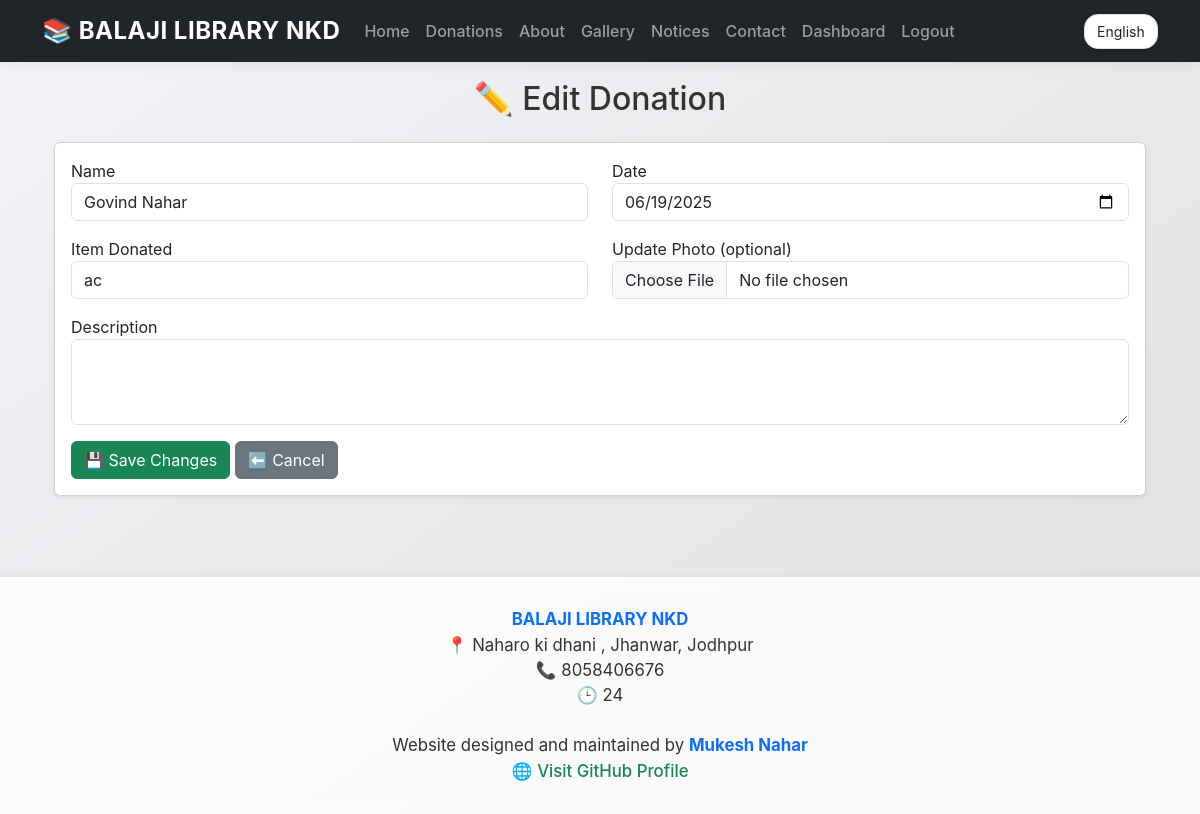
The app's page /donation/edit/2 (signed in) with its own data.
### tables this page shows
CREATE TABLE settings (
    id INTEGER PRIMARY KEY AUTOINCREMENT,
    total_seats INTEGER DEFAULT 60
, library_name TEXT, library_address TEXT, library_phone TEXT, opening_hours TEXT, about TEXT);

CREATE TABLE donations (
    id INTEGER PRIMARY KEY AUTOINCREMENT,
    name TEXT NOT NULL,
    date TEXT NOT NULL,
    item TEXT NOT NULL,
    description TEXT,
    photo TEXT
, is_deleted INTEGER DEFAULT 0);

### app.py (the view, shortened to what this page needs)
@app.route('/donation/edit/<int:donation_id>', methods=['GET', 'POST'])
def edit_donation(donation_id):
    if 'admin' not in session:
        flash("Admin access required!", "danger")
        return redirect(url_for('donations'))
    conn = sqlite3.connect(DB_PATH)
    cur = conn.cursor()
    cur.execute("SELECT * FROM donations WHERE id = ?", (donation_id,))
    donation = cur.fetchone()
    if not donation:
        flash("Donation not found.", "warning")
        return redirect(url_for('donations'))
    conn.close()
    return render_template('edit_donation.html', donation=donation)

### app.py (called while the page is built)
@app.context_processor
def inject_library_settings():
    conn = sqlite3.connect(DB_PATH)
    conn.row_factory = sqlite3.Row
    cur = conn.cursor()
    cur.execute("SELECT * FROM settings LIMIT 1")
    settings = cur.fetchone()
    conn.close()
    return dict(library_settings=settings)

### templates/edit_donation.html
{% extends "layout.html" %}
{% block content %}
<div class="container my-5">
  <h2 class="text-center mb-4">✏️ Edit Donation</h2>
  <div class="card shadow-sm">
    <div class="card-body">
      <form method="POST" enctype="multipart/form-data">
        <div class="row">
          <div class="col-md-6 mb-3">
            <label>Name</label>
            <input type="text" name="name" value="{{ donation[1] }}" class="form-control" required>
          </div>
          <div class="col-md-6 mb-3">
            <label>Date</label>
            <input type="date" name="date" value="{{ donation[2] }}" class="form-control" required>
          </div>
          <div class="col-md-6 mb-3">
            <label>Item Donated</label>
            <input type="text" name="item" value="{{ donation[3] }}" class="form-control" required>
          </div>
          <div class="col-md-6 mb-3">
            <label>Update Photo (optional)</label>
            <input type="file" name="photo" class="form-control">
          </div>
          <div class="col-12 mb-3">
            <label>Description</label>
            <textarea name="description" class="form-control" rows="3">{{ donation[4] }}</textarea>
          </div>
        </div>
        <button class="btn btn-success">💾 Save Changes</button>
        <a href="{{ url_for('donations') }}" class="btn btn-secondary">⬅️ Cancel</a>
      </form>
    </div>
  </div>
</div>
{% endblock %}

### templates/layout.html (shortened to what this page needs)
<!DOCTYPE html>
<html lang="en">
<head>
  <link href="https://cdn.jsdelivr.net/npm/bootstrap@5.3.2/dist/css/bootstrap.min.css" rel="stylesheet">
</head>
<body>
<nav class="navbar navbar-expand-lg navbar-dark bg-dark fixed-top">
  <div class="container">
    <a class="navbar-brand fw-bold" href="{{ url_for('index') }}">
      📚 {{ library_settings.library_name or 'Balaji Library' }}
    </a>
    <div class="collapse navbar-collapse" id="navbarNav">
      <ul class="navbar-nav me-auto mb-2 mb-lg-0">
        <li class="nav-item"><a class="nav-link" href="{{ url_for('index') }}">Home</a></li>
        <li class="nav-item"><a class="nav-link" href="{{ url_for('donations') }}"> Donations</a></li>
        <li class="nav-item"><a class="nav-link" href="{{ url_for('about') }}">About</a></li>
        <li class="nav-item"><a class="nav-link" href="{{ url_for('gallery') }}">Gallery</a></li>
        <li class="nav-item"><a class="nav-link" href="{{ url_for('notice_board') }}"> Notices</a></li>
        <li class="nav-item"><a class="nav-link" href="{{ url_for('contact') }}">Contact</a></li>
        {% if session.get('admin') %}
        <li class="nav-item"><a class="nav-link" href="{{ url_for('dashboard') }}">Dashboard</a></li>
        <li class="nav-item"><a class="nav-link" href="{{ url_for('logout') }}">Logout</a></li>
        {% elif session.get('student') %}
        <li class="nav-item"><a class="nav-link" href="{{ url_for('logout') }}">Logout</a></li>
        {% else %}
        <li class="nav-item"><a class="nav-link" href="{{ url_for('student_login') }}">Student Login</a></li>
        <li class="nav-item"><a class="nav-link" href="{{ url_for('admin_login') }}">Admin Login</a></li>
        {% endif %}
      </ul>
      <div class="lang-switcher d-flex align-items-center">
        <form method="POST" action="{{ url_for('set_language') }}">
          <select name="lang" onchange="this.form.submit()" class="form-select form-select-sm">
            <option value="en" {% if session.get('lang') == 'en' %}selected{% endif %}>English</option>
          </select>
        </form>
      </div>
    </div>
  </div>
</nav>
<div class="container" style="margin-top: 80px;">
  {% block content %}
  {% endblock %}
</div>
<footer>
  <strong>{{ library_settings.library_name or 'Balaji Library' }}</strong><br>
  📍 {{ library_settings.library_address or 'Address not set' }}<br>
  📞 {{ library_settings.library_phone or 'Phone not set' }}<br>
  🕒 {{ library_settings.opening_hours or 'Timing not set' }}<br>
  <br>
   Website designed and maintained by <strong>Mukesh Nahar</strong><br>
  🌐 <a href="https://github.com/mu119" target="_blank">Visit GitHub Profile</a>
</footer>
</body>
</html>

### templates/layout.html (style rules this page uses)
body { font-family: "SF Pro Display", -apple-system, BlinkMacSystemFont, "Segoe UI", Roboto, Oxygen, Ubuntu, Cantarell, sans-serif; background: linear-gradient(145deg, #f2f3f7, #e0e0e0); color: #333; }
.navbar { box-shadow: 0 4px 12px rgba(0, 0, 0, 0.05); backdrop-filter: blur(10px); background: rgba(0, 0, 0, 0.8); }
.navbar-brand { font-weight: 700; font-size: 1.5rem; letter-spacing: 0.5px; }
.nav-link { font-weight: 500; padding: 8px 16px; border-radius: 12px; transition: background 0.3s ease; }
.lang-switcher select { border-radius: 14px; padding: 6px 12px; background: #fff; border: 1px solid #dee2e6; box-shadow: 0 2px 6px rgba(0,0,0,0.05); }
.container { animation: fadeIn 0.4s ease-in-out; }
footer { background: rgba(255, 255, 255, 0.8); backdrop-filter: blur(5px); margin-top: 80px; border-top: 1px solid #e4e4e4; box-shadow: 0 -1px 6px rgba(0, 0, 0, 0.03); padding: 30px 0; font-size: 1.05rem; text-align: center; }
footer strong { color: #0d6efd; }
footer a { color: #198754; text-decoration: none; font-weight: 500; }

### records on screen
settings: library_name "BALAJI LIBRARY NKD", library_address "Naharo ki dhani , Jhanwar, Jodhpur", library_phone "8058406676", opening_hours "24"
donations: name "Govind Nahar", date "06/19/2025", item "ac"
